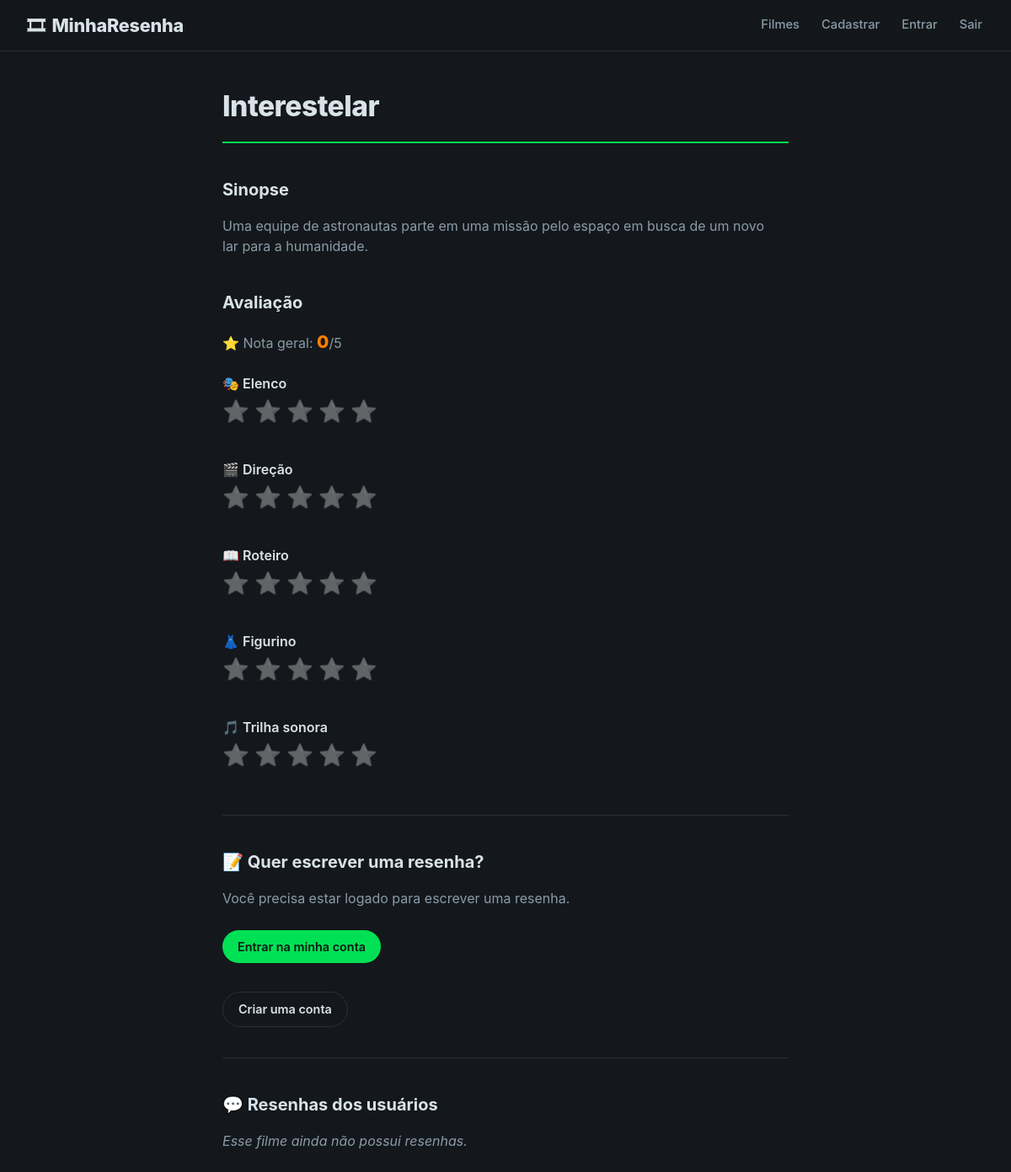
The page /filme/1 on the database its author committed.
### tables this page shows
CREATE TABLE filmes (
    id INTEGER PRIMARY KEY AUTOINCREMENT,
    titulo TEXT NOT NULL,
    ano INTEGER,
    genero TEXT,
    sinopse TEXT,
    imagem TEXT
);

### letterbox.py (the view)
@app.route("/filme/<int:id>")
def filme(id):
    conexao = sqlite3.connect("filmes.db")
    cursor = conexao.cursor()
    cursor.execute(
        "SELECT * FROM filmes WHERE id = ?",
        (id,)
    )
    filme = cursor.fetchone()
    cursor.execute("""
        SELECT resenhas.texto, resenhas.nota, usuarios.nome
        FROM resenhas
        JOIN usuarios ON resenhas.usuario_id = usuarios.id
        WHERE resenhas.filme_id = ?
        ORDER BY resenhas.id DESC
    """, (id,))
    resenhas = cursor.fetchall()
    conexao.close()
    return render_template(
        "filme.html",
        filme=filme,
        resenhas=resenhas
    )

### templates/filme.html (shortened to what this page needs)
<!DOCTYPE html>
<html lang="pt-br">
<head>
    <link rel="stylesheet" href="{{ url_for('static', filename='filme.css') }}">
</head>
<body>
    <header>
        <h1>MinhaResenha</h1>
        <nav>
            <a href="/filmes">Filmes</a>
            <a href="/cadastro">Cadastrar</a>
            <a href="/login">Entrar</a>
            <a href="/logout">Sair</a>
        </nav>
    </header>
    <main>
        <h1>{{ filme[1] }}</h1>
        <h2>Sinopse</h2>
        <p>
            {{ filme[4] }}
        </p>
        <h2>Avaliação</h2>
        <p>
            ⭐ Nota geral:
            <span id="notaGeral">0</span>/5
        </p>
        <h3>🎭 Elenco</h3>
        <div class="estrelas" data-categoria="Elenco">
            <span data-nota="1">⭐</span>
            <span data-nota="2">⭐</span>
            <span data-nota="3">⭐</span>
            <span data-nota="4">⭐</span>
            <span data-nota="5">⭐</span>
        </div>
        <p id="notaElenco"></p>
        <h3>🎬 Direção</h3>
        <div class="estrelas" data-categoria="Direção">
            <span data-nota="1">⭐</span>
            <span data-nota="2">⭐</span>
            <span data-nota="3">⭐</span>
            <span data-nota="4">⭐</span>
            <span data-nota="5">⭐</span>
        </div>
        <p id="notaDirecao"></p>
        <h3>📖 Roteiro</h3>
        <div class="estrelas" data-categoria="Roteiro">
            <span data-nota="1">⭐</span>
            <span data-nota="2">⭐</span>
            <span data-nota="3">⭐</span>
            <span data-nota="4">⭐</span>
            <span data-nota="5">⭐</span>
        </div>
        <p id="notaRoteiro"></p>
        <h3>👗 Figurino</h3>
        <div class="estrelas" data-categoria="Figurino">
            <span data-nota="1">⭐</span>
            <span data-nota="2">⭐</span>
            <span data-nota="3">⭐</span>
            <span data-nota="4">⭐</span>
            <span data-nota="5">⭐</span>
        </div>
        <p id="notaFigurino"></p>
        <h3>🎵 Trilha sonora</h3>
        <div class="estrelas" data-categoria="Trilha sonora">
            <span data-nota="1">⭐</span>
            <span data-nota="2">⭐</span>
            <span data-nota="3">⭐</span>
            <span data-nota="4">⭐</span>
            <span data-nota="5">⭐</span>
        </div>
        <p id="notaTrilha"></p>
        <hr>
        {% if session.get("usuario_id") %}
            <h2>📝 Sua resenha</h2>
            <p>
                Olá, {{ session.get("usuario_nome") }}! Escreva sua opinião sobre o filme.
            </p>
            <form
                action="/filme/{{ filme[0] }}/resenha"
                method="POST"
            >
                <textarea
                    name="texto"
                    placeholder="Escreva sua opinião sobre o filme..."
                    required
                ></textarea>
                <br><br>
                <label for="nota">Nota:</label>
                <select name="nota" id="nota" required>
                    <option value="">
                        Escolha uma nota
                    </option>
                    <option value="1">
                        ⭐ 1
                    </option>
                    <option value="2">
                        ⭐ 2
                    </option>
                    <option value="3">
                        ⭐ 3
                    </option>
                    <option value="4">
                        ⭐ 4
                    </option>
                    <option value="5">
                        ⭐ 5
                    </option>
                </select>
                <br><br>
                <button type="submit">
                    Enviar resenha
                </button>
            </form>
        {% else %}
            <h2>📝 Quer escrever uma resenha?</h2>
            <p>
                Você precisa estar logado para escrever uma resenha.
            </p>
            <a href="/login">
                Entrar na minha conta
            </a>
            <br><br>
            <a href="/cadastro">
                Criar uma conta
            </a>
        {% endif %}
        <hr>
        <h2>💬 Resenhas dos usuários</h2>
        {% if resenhas %}
            {% for resenha in resenhas %}
                <div class="resenha">
                    <h3>
                        👤 {{ resenha[2] }}
                    </h3>
                    <p>
                        ⭐ {{ resenha[1] }}/5
                    </p>
                    <p>
                        {{ resenha[0] }}
                    </p>
                </div>
                <hr>
            {% endfor %}
        {% else %}
            <p>
                Esse filme ainda não possui resenhas.
            </p>
        {% endif %}
    </main>
</body>
</html>

### static/filme.css (style rules this page uses)
:root { --bg: #14181c; --surface: #1c2228; --surface-raised: #232a31; --border: rgba(255, 255, 255, 0.1); --text: #d9e2e9; --text-muted: #8a9ba8; --green: #00e054; --orange: #ff8000; --blue: #40bcf4; --radius: 4px; }
* { box-sizing: border-box; }
body { margin: 0; background: var(--bg); color: var(--text); font-family: -apple-system, "Segoe UI", Roboto, Helvetica, Arial, sans-serif; line-height: 1.5; }
header { position: sticky; top: 0; z-index: 10; display: flex; align-items: center; justify-content: space-between; flex-wrap: wrap; gap: 12px; padding: 14px 32px; background: rgba(20, 24, 28, 0.92); backdrop-filter: blur(6px); border-bottom: 1px solid var(--border); }
header h1 { margin: 0; font-size: 1.35rem; font-weight: 800; letter-spacing: -0.01em; }
header h1::before { content: "🎞"; margin-right: 8px; }
nav { display: flex; gap: 22px; flex-wrap: wrap; }
nav a { color: var(--text-muted); text-decoration: none; font-size: 0.92rem; font-weight: 500; padding: 4px 2px; border-bottom: 2px solid transparent; transition: color 0.15s ease, border-color 0.15s ease; }
main { max-width: 720px; margin: 0 auto; padding: 40px 24px 80px; }
main > h1 { font-size: 2.1rem; font-weight: 800; letter-spacing: -0.015em; margin: 0 0 28px; padding-bottom: 16px; border-bottom: 2px solid var(--green); }
main h2 { font-size: 1.25rem; font-weight: 700; margin: 40px 0 14px; }
main h3 { font-size: 1rem; font-weight: 600; margin: 22px 0 8px; color: var(--text); }
main > p { color: var(--text-muted); max-width: 65ch; }
hr { border: none; border-top: 1px solid var(--border); margin: 36px 0; }
#notaGeral { font-size: 1.3rem; font-weight: 800; color: var(--orange); }
.estrelas { display: flex; gap: 6px; margin-top: 4px; }
.estrelas span { font-size: 1.6rem; line-height: 1; cursor: pointer; filter: grayscale(1) opacity(0.4); transform-origin: center; transition: filter 0.12s ease, transform 0.12s ease; }
main p[id^="nota"] { min-height: 1.2em; font-size: 0.85rem; color: var(--text-muted); margin: 6px 0 0; }
main > a { display: inline-block; margin-top: 10px; padding: 9px 18px; border-radius: 999px; text-decoration: none; font-size: 0.9rem; font-weight: 600; transition: background 0.15s ease, color 0.15s ease; }
main > a[href="/login"] { background: var(--green); color: #0c1a12; }
main > a[href="/cadastro"] { background: transparent; color: var(--text); border: 1px solid var(--border); }
main > p:last-child:not([id]) { color: var(--text-muted); font-style: italic; }

### rows shown on the page
filmes: titulo "Interestelar", sinopse "Uma equipe de astronautas parte em uma missão pelo espaço em busca de um novo lar para a humanidade."
